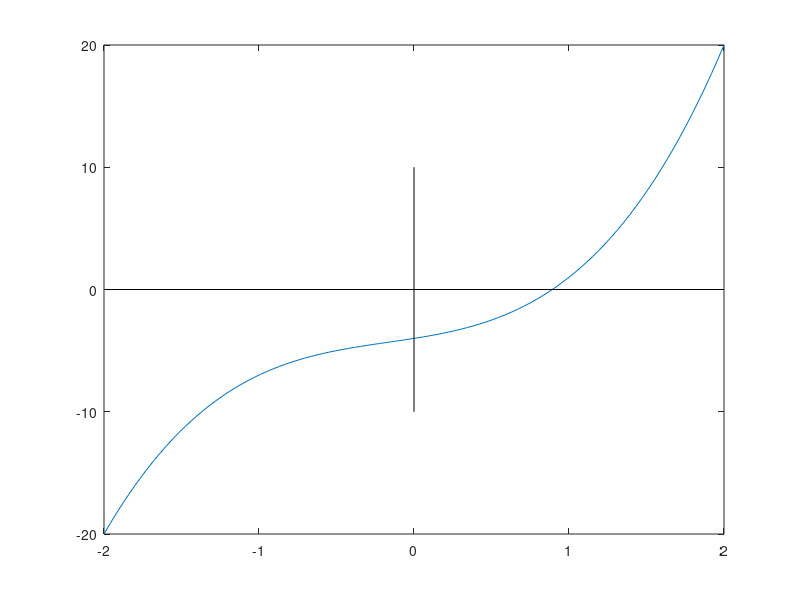

The MATLAB script that drew this image: (Note: this script raises an error after producing the figure.)
% L0125105_Lazuardi Akbar Imani
x = linspace(-2, 2);
f = @(x) 2*x.^3 + x.^2 + 2*x - 4;
y = f(x);
plot(x, y)
line([-2, 2], [0, 0], 'color', 'k') 
line([0, 0], [-10, 10], 'color', 'k') 
gtext('y = 2x^3 + x^2 + 2x - 4')
gtext('Akar')
